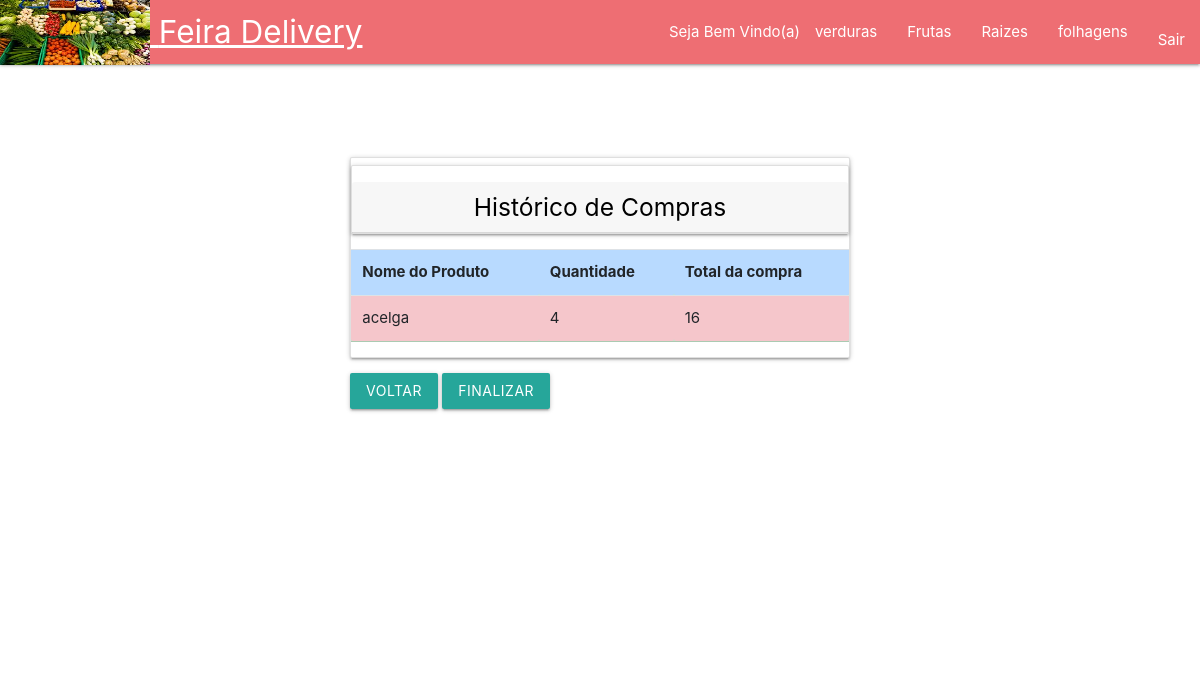
Before: /historico_compras.php (signed in) with the older database file.
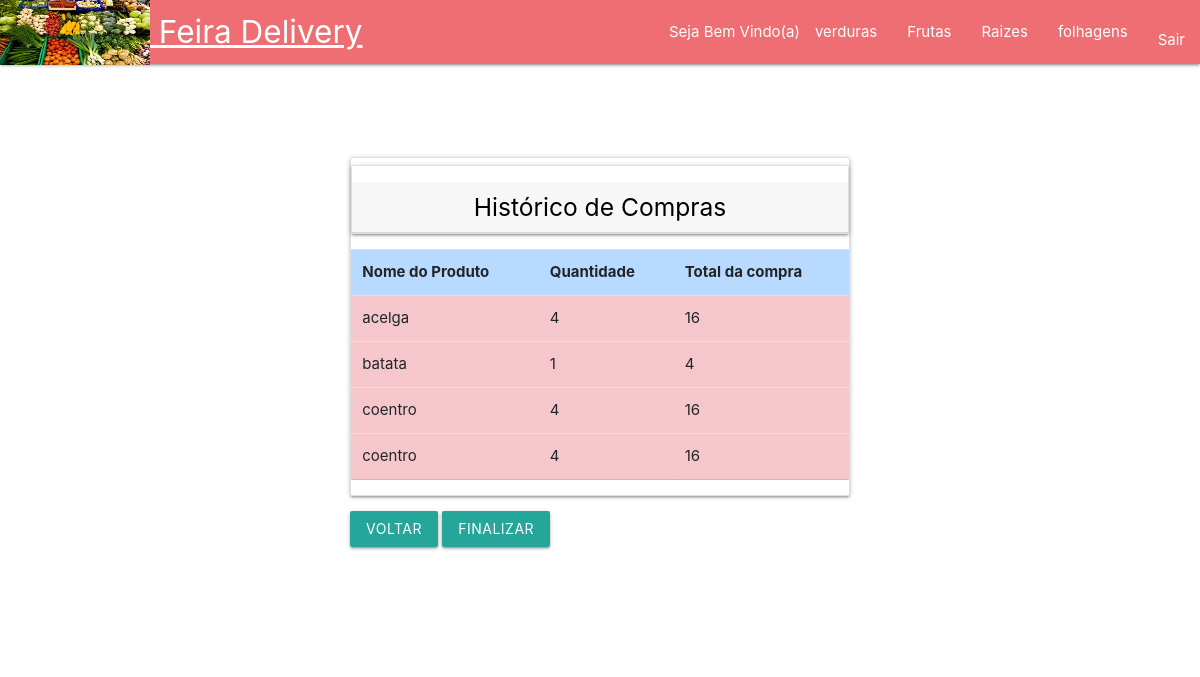
After: the same page with the newer database file.
### tables this page shows
CREATE TABLE `carrinho` (
  `ce_id_compras` int(100) NOT NULL,
  `Produto` varchar(100) NOT NULL,
  `Quantidade` float NOT NULL,
  `Total` float NOT NULL
);

### compras_cliente.php (called while the page is built, shortened)
<?php
require("conexao.php");
$id_usuario = $_SESSION['idusuario'];
$query_ = "SELECT * FROM carrinho WHERE ce_id_compras = '$id_usuario'ORDER BY Produto ASC";
$result = $conn->query($query_);
$dados_compras = array();
if ($result->num_rows > 0) {
  while ($row = $result->fetch_assoc()) {
    $dados_compras[] = $row['Produto'] . '#' . $row['Quantidade'] . "#" . $row['Total'] ;
  }
} else {
  echo ("<script>
        window.alert('Você não possui compras cadastradas.')
        window.location.href='../Login/home.php';
    </script>");
}

### historico_compras.php (the view, shortened to what this page needs)
<?php
require "menu.php";
require "compras_cliente.php";
?>
<!DOCTYPE html>
<html lang="pt-br">
<head>
</head>
<body>
  <div class="container">
    <div class="box">
      <div class="card">
        <div class="card text-center black-text">
          <h5 class="card-header">Histórico de Compras</h5>
        </div>
        <table class="table table-success">
          <tr class="table-primary">
            <th>Nome do Produto</th>
            <th>Quantidade</th>
            <th>Total da compra</th>
          </tr>
          <?php foreach ($dados_compras as $compra) {
              $dados_compras = explode('#', $compra);
            ?>
          <tr>
            <?php
                echo "<td class='table-danger'>";
                echo $dados_compras[0];
                echo "</td>";
                echo "<td class='table-danger'>";
                echo $dados_compras[1];
                echo "</td>";
                echo "<td class='table-danger'>";
                echo $dados_compras[2];
                echo "</td>";
              ?>
            </tr>
      </div>
    <?php } ?>
    </div>
    <a type="button" class="btn btn-primary" href="home.php">Voltar</a>
    <a type="button" class="btn btn-primary" href="finalizar.php">Finalizar</a>
  </div>

### Menu.php (shortened to what this page needs)
<!DOCTYPE html>
<html lang="en">
<head>
  <link rel="stylesheet" href="https://maxcdn.bootstrapcdn.com/bootstrap/4.0.0/css/bootstrap.min.css">
  <link rel="stylesheet" href="https://cdnjs.cloudflare.com/ajax/libs/materialize/1.0.0/css/materialize.min.css">
</head>
<body>
    <nav>
    <div class="nav-wrapper">
      <a href="#" class="brand-logo">
      <img src="feira.jpg" width="150" height="65" class="d-inline-block align-top" alt="">
        Feira Delivery</a>
      <ul id="nav-mobile" class="right hide-on-med-and-down">
        <li>Seja Bem Vindo(a)</li>
        <li><a href="verdura.php">verduras</a></li>
        <li><a href="Frutas.php">Frutas</a></li>
        <li><a href="Raizes.php">Raizes</a></li>
        <li><a href="Folhagens.php">folhagens</a></li>
        <li><a class="nav-link active" aria-current="page" href="logoff.php">Sair</a></li>
      </ul>
    </div>
  </nav>
</body>
</html>

### historico_compras.php (style rules this page uses)
.container { width: 100vw; height: 80vh; display: flex; flex-direction: row; justify-content: center; align-items: center }
.box { width: 500px; height: 500px; background: #fff; }

Changed rows visible on the page:
added carrinho: Produto "batata", Quantidade "1", Total "4"
added carrinho: Produto "coentro", Quantidade "4", Total "16"
